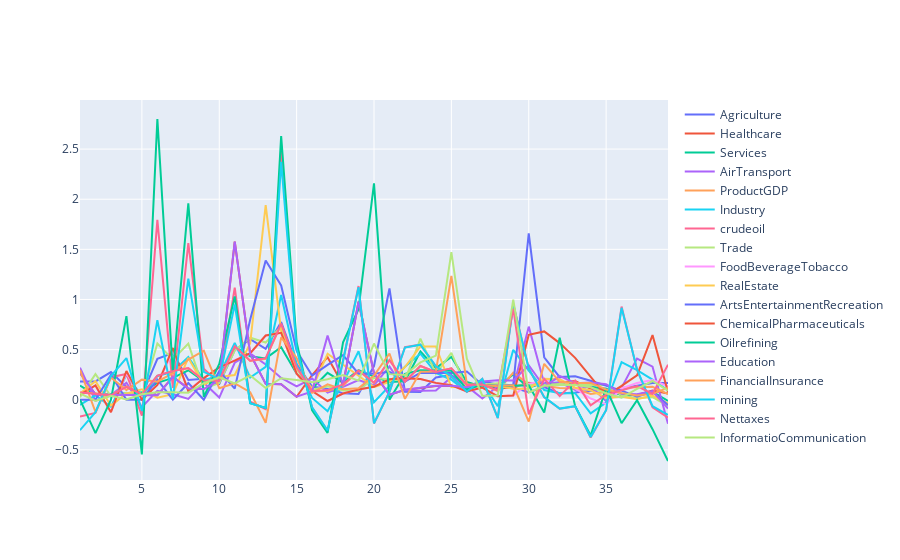

Source (notebook cell):
### Code cell
fig = go.Figure()
fig.add_trace(go.Scatter(x=d3.index, y=d3['AGRIC_diff'],
mode='lines', name = 'Agriculture'))
fig.add_trace(go.Scatter(x=d3.index, y=d3['HumanHealth_diff'],
mode='lines', name = 'Healthcare'))
fig.add_trace(go.Scatter(x=d3.index, y=d3['Services_diff'],
mode='lines', name = 'Services'))
fig.add_trace(go.Scatter(x=d3.index, y=d3['AirTransport_diff'],
mode='lines', name = 'AirTransport'))
fig.add_trace(go.Scatter(x=d3.index, y=d3['ProductGDP_diff'],
mode = 'lines', name = 'ProductGDP'))
fig.add_trace(go.Scatter(x=d3.index, y=d3['Industry_diff'],
mode='lines', name = 'Industry'))
fig.add_trace(go.Scatter(x=d3.index, y=d3['Crude_diff'],
mode='lines', name = 'crudeoil'))
fig.add_trace(go.Scatter(x=d3.index, y=d3['Trade_diff'],
mode='lines', name = 'Trade'))
fig.add_trace(go.Scatter(x=d3.index, y=d3['FoodBeverageTobacco_diff'],
mode='lines', name = 'FoodBeverageTobacco'))
fig.add_trace(go.Scatter(x=d3.index, y=d3['RealEstate_diff'],
mode='lines', name = 'RealEstate'))
fig.add_trace(go.Scatter(x=d3.index, y=d3['ArtsEntertainmentRecreation_diff'],
mode='lines', name = 'ArtsEntertainmentRecreation'))
fig.add_trace(go.Scatter(x=d3.index, y=d3['ChemicalPharmaceuticals_diff'],
mode='lines', name = 'ChemicalPharmaceuticals'))
fig.add_trace(go.Scatter(x=d3.index, y=d3['OilRefining_diff'],
mode='lines', name = 'Oilrefining'))
fig.add_trace(go.Scatter(x=d3.index, y=d3['Education_diff'],
mode = 'lines', name = 'Education'))
fig.add_trace(go.Scatter(x=d3.index, y=d3['FinancialInsurance_diff'],
mode='lines', name = 'FinancialInsurance'))
fig.add_trace(go.Scatter(x=d3.index, y=d3['Mining_diff'],
mode='lines', name = 'mining'))
fig.add_trace(go.Scatter(x=d3.index, y=d3['NetTaxes_diff'],
mode='lines', name = 'Nettaxes'))
fig.add_trace(go.Scatter(x=d3.index, y=d3['InfoComm_diff'],
mode='lines', name = 'InformatioCommunication'))
